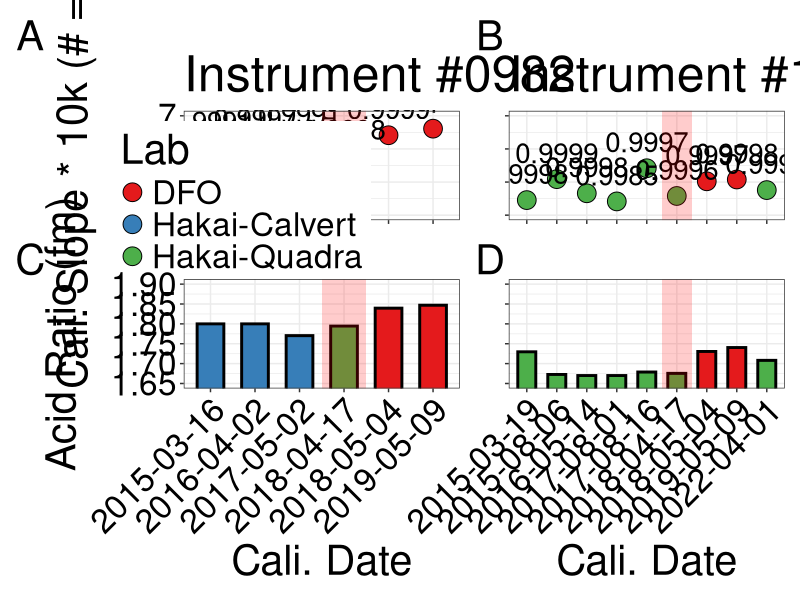

Write R code to recreate this figure. (Note: this script raises an error after producing the figure.)
## ---- chunk 1
#Load packages
library(tidyverse)
library(readxl)
library(here)
library(broom)
library(patchwork)
## ---- chunk 2
#Upload calibration sheet
cali <- read_xlsx(here("files", "cali_summary_2022-04-06.xlsx"))

#Upload Chlorophyll data for comparison between
# chl <- read_xlsx(here("files", "hakai_chl_all.xlsx"), sheet = "Hakai Data")
# 
# ss <- read_xlsx(here("files", "solid_standards.xlsx"), sheet = "Hakai Data")
# 
# blanks <- read_xlsx(here("files", "blanks.xlsx"), sheet = "Hakai Data")

## ---- chunk 3
#Reducing number of decimal places for plotting of r2
cali <- cali %>% 
  mutate_at(vars(r2), funs(round(., 4)))
## ---- chunk 4
#For Instrument 1154, applying the back-calibrating from the first DFO calibration (2018-05-04)
# chl_corrected_1154 <- chl %>% 
#   filter(filter_type == "Bulk GF/F" & flurometer_serial_no == "720001154" &
#            !is.na(calibration) & !is.na(before_acid) & !is.na(after_acid)) %>% 
#   select(date, volume, acetone_volume_ml, flurometer_serial_no:after_acid, chla) %>% 
#   mutate(chl_dfo = 0.0005026532*
#                 (1.717642/(1.717642 - 1))*
#                 (before_acid - after_acid)*
#                 (acetone_volume_ml/volume),
#          rel_diff = ((chl_dfo - chla)/chla) * 100) %>% 
#   mutate_at(vars(rel_diff), funs(round(., 2)))
# 
# #Accounting for drift in backcorrected DFO slope.
# 
# chl_corrected_1154 <- chl_corrected_1154 %>% 
#   distinct(calibration, .keep_all = TRUE) %>% 
#   filter(!as.character(calibration) == "2014-11-21" &
#          !as.character(calibration) == "2019-05-09") %>%
#   mutate(slope_dfo = 0.0005026532,
#          fm_dfo = 1.717642) %>% 
#   arrange(desc(calibration)) %>%
#   mutate(perc_slope = seq(0.015, 0.075, by = 0.015),
#          slope_dfo_corr = slope_dfo - (slope_dfo*perc_slope),
#          chl_dfo_new = slope_dfo_corr*
#            (1.717642/(1.717642 - 1))*
#            (before_acid - after_acid)*
#            (acetone_volume_ml/volume),
#          rel_diff_corr = ((chl_dfo_new - chla)/chla) * 100) %>% 
#   mutate_at(vars(rel_diff_corr), funs(round(., 2))) %>% 
#   arrange(calibration)
# 
# chl_corr1154_plot <- chl_corrected_1154 %>% 
#   select(flurometer_serial_no:calibration_slope, slope_dfo:slope_dfo_corr, 
#          rel_diff_corr) %>% 
#   add_row(flurometer_serial_no = "720001154", 
#           calibration = as.Date("2018-05-04", tz = "UTC"),
#           acid_coefficient = NA, calibration_slope = 0.0005026532,
#           slope_dfo = 0.0005026532, fm_dfo = 1.717642, perc_slope = 0, 
#           slope_dfo_corr = 0.0005026532, rel_diff_corr = 0)
## ---- chunk 5
#Back correcting 0982 concentrations using acid ratio from first DFO calibration (2018-05-04)

# chl_corrected_0982 <- chl %>% 
#   filter(filter_type == "Bulk GF/F" & flurometer_serial_no == "720000982" &
#            !is.na(calibration) & !is.na(before_acid) & !is.na(after_acid)) %>% 
#   select(date, volume, acetone_volume_ml, flurometer_serial_no:after_acid, chla) %>% 
#   mutate(chl_dfo = calibration_slope*
#                 (1.831313/(1.831313 - 1))*
#                 (before_acid - after_acid)*
#                 (acetone_volume_ml/volume),
#          rel_diff = ((chl_dfo - chla)/chla) * 100) %>% 
#   mutate_at(vars(rel_diff), funs(round(., 2)))
# 
# chl_corrected_0982 <- chl_corrected_0982 %>% 
#   distinct(calibration, .keep_all = TRUE) %>% 
#   filter(!as.character(calibration) == "2019-05-09") %>%
#   select(flurometer_serial_no:calibration_slope, 
#          rel_diff) %>% 
#   mutate(fm_dfo = 1.831313) %>%
#   mutate(acid_coefficient = case_when(acid_coefficient > 1.8 ~ 0,
#                                              TRUE ~ as.numeric
#                                              (acid_coefficient)))

#Need to figure out how to make the single value NA for plotting

## ---- chunk 6
p1 <- cali %>% 
  filter(Fluorometer == 720000982) %>% 
  ggplot(aes(factor(Date), slope*10000, fill = Lab)) +
  geom_point(size = 6, pch = 21, color = "black") +
  geom_text(aes(label = r2), vjust = - 0.8, size = 7) +
  theme_bw() +
  coord_cartesian(ylim = c(4, 7)) +
  annotate("text", x = 3.6, y = 4.7,
           label = "Pre-DFO Test calibration", size = 6, angle = 90) +
  annotate("rect", xmin = 3.5, xmax = 4.5, ymin = 3, ymax = 8, 
           alpha = 0.2, fill = "red") +
  labs(title = "Instrument #0982",
       y = bquote("Cali. Slope * 10k (# =" ~ r^2*")"),
         "Calibration Slope (# = R2)",
       x = "Cali. Date") +
  scale_fill_brewer(palette = "Set1") +
  theme(legend.position = c(0.21, 0.18),
        axis.title.x = element_blank(),
        axis.text.x = element_blank(),
        # axis.title.y = element_blank(),
        # axis.text.y = element_blank(),
        text = element_text(size = 30),
        axis.text = element_text(colour = "black")) 

p2 <- cali %>% 
  filter(Fluorometer == 720001154) %>% 
  ggplot(aes(factor(Date), slope*10000, fill = Lab)) +
  geom_point(size = 6, pch = 21, color = "black") +
  geom_text(aes(label = r2), vjust = - 0.8, size = 7) +
  scale_fill_manual(breaks = c("Hakai-Quadra", "DFO"),
                    values = c("#4DAF4A", "#E41A1C")) +
  theme_bw() +
  coord_cartesian(ylim = c(4, 7)) +
  annotate("rect", xmin = 5.5, xmax = 6.5, ymin = 3, ymax = 8, 
           alpha = 0.2, fill = "red") +
  labs(title = "Instrument #1154",
       y = bquote("Calibration Slope (# =" ~ r^2*")"),
         "Calibration Slope (# = R2)",
       x = "Cali. Date") +
  # scale_fill_brewer(palette = "Set1") +
  theme(legend.position = "none",
        axis.title.x = element_blank(),
        axis.text.x = element_blank(),
        axis.title.y = element_blank(),
        axis.text.y = element_blank(),
        text = element_text(size = 30),
        axis.text = element_text(colour = "black")) 

p3 <- cali %>% 
  filter(Fluorometer == 720000982) %>%
  ggplot(aes(factor(Date), fm, fill = Lab)) +
  geom_bar(stat = "identity", color = "Black", size = 1,
           width = 0.6) + 
  theme_bw() +
  coord_cartesian(ylim = c(1.65, 1.90)) +
  annotate("rect", xmin = 3.5, xmax = 4.5, ymin = 1, ymax = 2, 
           alpha = 0.2, fill = "red") +
  labs(y = "Acid Ratio (fm)",
       x = "Cali. Date") +
  scale_fill_brewer(palette = "Set1") +
  theme(legend.position = "none",
        text = element_text(size = 30),
        axis.text.x = element_text(angle = 45, hjust = 1),
        # axis.title.y = element_blank(),
        # axis.text.y = element_blank(),
        axis.text = element_text(colour = "black")) 

p4 <- cali %>% 
  filter(Fluorometer == 720001154) %>%
  ggplot(aes(factor(Date), fm, fill = Lab)) +
  geom_bar(stat = "identity", color = "Black", size = 1,
           width = 0.6) + 
  theme_bw() +
  coord_cartesian(ylim = c(1.65, 1.90)) +
  annotate("rect", xmin = 5.5, xmax = 6.5, ymin = 1, ymax = 2, 
           alpha = 0.2, fill = "red") +
  labs(y = "Acid Ratio (fm)",
       x = "Cali. Date") +
  scale_fill_manual(breaks = c("Hakai-Quadra", "DFO"),
                    values = c("#4DAF4A", "#E41A1C")) +
  theme(legend.position = "none",
        text = element_text(size = 30),
        axis.text.x = element_text(angle = 45, hjust = 1),
        axis.title.y = element_blank(),
        axis.text.y = element_blank(),
        axis.text = element_text(colour = "black"))
  
fig <- p1 + p2 + p3 + p4 + 
  plot_annotation(tag_levels = "A") & 
  theme(plot.tag = element_text(size = 30))

ggsave(here("figures", "slope_fm_compare_summary3.png"), 
       fig, width = 16, height = 15, dpi = 300)
## ---- chunk 7
#Trying to put both together.

p1 <- chl_corrected_0982 %>% 
  select(calibration, calibration_slope) %>% 
  pivot_longer(calibration_slope,
               names_to = "type", values_to = "slope") %>% 
  ggplot(aes(x = factor(calibration), y = slope*10000, fill = type)) +
  geom_point(size = 7, pch = 21, color = "black", stroke = 2) +
  theme_bw() +
  ylim(4, 7) +
  labs(title = "Instrument #0982",
       y = "Calibration Slope") +
  scale_fill_brewer(palette = "Set1", name = element_blank(), 
                    labels = c("Hakai", "DFO 2018 Drift Corrected (-1.5%)")) +
  theme(legend.position = "none",
        axis.title.x = element_blank(),
        axis.text.x = element_blank(),
        text = element_text(size = 30),
        axis.text = element_text(colour = "black"))

p2 <- chl_corrected_0982 %>% 
  select(calibration, acid_coefficient, fm_dfo) %>% 
  pivot_longer(c(acid_coefficient, fm_dfo),
               names_to = "type", values_to = "fm") %>% 
  ggplot(aes(x = factor(calibration), y = fm, fill = type)) +
  geom_bar(stat = "identity", position = "dodge", color = "Black", size = 1,
           width = 0.6) +
  theme_bw() +
  coord_cartesian(ylim = c(1.6, 1.9)) +
  labs(y = "Acid Ratio (fm)") +
  scale_fill_brewer(palette = "Set1", name = element_blank(), 
                    labels = c("Hakai", "DFO 2018")) +
  theme(legend.position = "none",
        axis.title.x = element_blank(),
        axis.text.x = element_blank(),
        text = element_text(size = 30),
        axis.text = element_text(colour = "black"))

p3 <- chl_corrected_0982 %>%
  mutate(pos = rel_diff > 0) %>% 
  ggplot(aes(x = factor(calibration), y = rel_diff, fill = pos)) +
  geom_col(position = "identity", colour = "black", width = 0.6, size = 1) +
  geom_hline(yintercept = 0) +
  geom_text(aes(label = rel_diff), vjust = - 0.5, size = 7) +
  scale_fill_manual(values = c("#007FFF", "#FF6347"), guide = FALSE) +
  lims(y = c(-12, 12)) +
  theme_bw() +
  labs(x = "Calibration Date",
       y = "% Diff. Chl") +
  theme(text = element_text(size = 30),
        axis.text = element_text(colour = "black"),
        axis.text.x = element_text(angle = 45, hjust = 1))

p4 <- chl_corr1154_plot %>% 
  select(calibration, calibration_slope, slope_dfo_corr) %>% 
  pivot_longer(c(calibration_slope, slope_dfo_corr),
               names_to = "type", values_to = "slope") %>% 
  ggplot(aes(x = factor(calibration), y = slope*10000, fill = type)) +
  geom_point(size = 7, pch = 21, color = "black", stroke = 2) +
  theme_bw() +
  ylim(4, 7) +
  labs(title = "Instrument #1154",
       y = "Calibration Slope") +
  scale_fill_brewer(palette = "Set1", name = element_blank(), 
                    labels = c("Hakai", "DFO 2018 Drift Corrected (-1.5%)")) +
  theme(legend.position = c(0.6, 0.9),
        legend.background = element_blank(),
        axis.title.x = element_blank(),
        axis.text.x = element_blank(),
        axis.title.y = element_blank(),
        axis.text.y = element_blank(),
        text = element_text(size = 30),
        axis.text = element_text(colour = "black"))

p5 <- chl_corr1154_plot %>% 
  select(calibration, acid_coefficient, fm_dfo) %>% 
  pivot_longer(c(acid_coefficient, fm_dfo),
               names_to = "type", values_to = "fm") %>% 
  ggplot(aes(x = factor(calibration), y = fm, fill = type)) +
  geom_bar(stat = "identity", position = "dodge", color = "Black", size = 1) +
  theme_bw() +
  coord_cartesian(ylim = c(1.6, 1.9)) +
  labs(y = "Acid Ratio (fm)") +
  scale_fill_brewer(palette = "Set1", name = element_blank(), 
                    labels = c("Hakai", "DFO 2018")) +
  theme(legend.position = c(0.85, 0.93),
        legend.background = element_blank(),
        axis.title.x = element_blank(),
        axis.text.x = element_blank(),
        axis.title.y = element_blank(),
        axis.text.y = element_blank(),
        text = element_text(size = 30),
        axis.text = element_text(colour = "black"))

p6 <- chl_corr1154_plot %>%
  mutate(pos = rel_diff_corr > 0) %>% 
  ggplot(aes(x = factor(calibration), y = rel_diff_corr, fill = pos)) +
  geom_col(position = "identity", colour = "black", width = 0.75, size = 1) +
  geom_hline(yintercept = 0) +
  geom_text(aes(label = rel_diff_corr), vjust = - 0.5, size = 7) +
  scale_fill_manual(values = c("#007FFF", "#FF6347"), guide = FALSE) +
  lims(y = c(-12, 12)) +
  theme_bw() +
  labs(x = "Calibration Date",
       y = "% Diff. Chl") +
  theme(text = element_text(size = 30),
        axis.text = element_text(colour = "black"),
        axis.title.y = element_blank(),
        axis.text.y = element_blank(),
        axis.text.x = element_text(angle = 45, hjust = 1))



fig <- p1 + p4 + p2 + p5 + p3 + p6 + plot_layout(ncol = 2) + 
  plot_annotation(tag_levels = "A") & 
  theme(plot.tag = element_text(size = 30))

ggsave(here("figures", "backcali_perc_diff_panel.png"), fig,
       width = 16, height = 17, dpi = 300)

## ---- chunk 8
#Solid standards for 1154 as a function of calibration date
ss_1154 <- ss %>% 
  filter(flurometer_serial_no == 720001154 &
           before_acid < 13500 & before_acid > 12000 &
           !as.character(calibration) == "2014-11-21")

slope_1154 <- cali_values %>% 
  filter(flu_num == 720001154 & !as.character(date) == "2018-04-17")

ss_1154_mean <- ss_1154 %>% 
  group_by(calibration) %>% 
  summarize(mean_ss = mean(before_acid))

p1 <- ggplot() +
  geom_boxplot(data = ss_1154, aes(x = factor(calibration), y = before_acid),
               fill = "blue", alpha = 0.5) +
  geom_jitter(data = ss_1154, aes(x = factor(calibration), y = before_acid),
              pch = 21, fill = "grey", size = 3) +
  geom_boxplot(aes(x = factor("2018-05-04"), y = 12246.33), 
             pch = 21, fill = "blue", alpha = 0.5) +
  geom_point(aes(x = factor("2018-05-04"), y = 12246.33), 
             pch = 21, fill = "grey", size = 3) +
  geom_point(data = slope_1154, aes(x = factor(date), y = estimate*26000000), 
             pch = 23, size = 6, color = "black", fill = "red", alpha = 0.7) +
  theme_bw() +
  scale_y_continuous(name = "Solid Standard (RFU)", limits = c(10500, 15000), 
  sec.axis = sec_axis(~./3000, name = bquote(Cali.~Slope~(k[x]~" \u00D7"~10^4)))) +
  theme(
      axis.title.y = element_text(color = "black"),
      axis.title.y.right = element_text(color = "red"),
      axis.text.y.right = element_text(color = "red"),
      axis.text.y.left = element_text(colour = "black"),
      axis.title.x = element_blank(),
        axis.text.x = element_blank(),
      text = element_text(size = 30))

p2 <- blanks %>% 
  filter(flurometer_serial_no == 720001154 & 
           date > "2015-01-01" & !as.character(calibration) == "2014-11-21") %>% 
  ggplot(aes(x = factor(calibration), y = before_acid)) +
  geom_jitter(pch = 21, fill = "grey", size = 3, alpha = 0.8) +
  geom_boxplot(fill = "blue", alpha = 0.5) +
  geom_boxplot(aes(x = factor("2018-05-04"), y = 1124.29), 
             pch = 21, fill = "blue", alpha = 0.5) + 
  geom_point(aes(x = factor("2018-05-04"), y = 1124.29), 
             pch = 21, fill = "grey", size = 3, alpha = 0.8) +
  theme_bw() +
  labs(x = "Calibration Date",
       y = "Acetone Blank (RFU)") +
  theme(text = element_text(size = 30),
        axis.text = element_text(colour = "black"),
        axis.text.x = element_text(angle = 45, hjust = 1))
  
fig <- p1/p2

ggsave(here("figures", "solid_standard_test.png"), fig,
       width = 16, height = 12, dpi = 300)

## ---- chunk 9
#Why are all of the 2020 blanks on the same day?

blanks_1154 <- blanks %>% 
  filter(flurometer_serial_no == 720001154) %>% 
  select(date, before_acid, calibration) %>% 
  group_by(date) %>%
  mutate(ba_blank_mean = mean(before_acid),
            ba_blank_sd = sd(before_acid))

blanks %>% 
  filter(flurometer_serial_no == 720001154 & 
           date > "2015-01-01" & !as.character(calibration) == "2014-11-21" &
           before_acid < 3000 & before_acid > 1000) %>% 
  ggplot(aes(x = date, y = before_acid, fill = factor(calibration))) +
  geom_point(pch = 21, color = "black", size = 2, alpha = 0.8) +
  geom_smooth(aes(group = factor(calibration)), method = "lm")
## ---- chunk 10
#While annoying, these plots are probably more instructive 

#Try merging data (left join with blanks as there is more available) and plotting so that groups are the same (probably easiest to do this with facet_wrap)

ss_1154_test <- ss_1154 %>% 
  select(date, flurometer_serial_no, calibration, before_acid) %>% 
  rename(before_acid_ss = before_acid)

blanks_test <- blanks %>%
  filter(flurometer_serial_no == 720001154) %>% 
  select(date, before_acid, calibration) %>% 
  group_by(date) %>% 
  mutate(ba_blank_mean = mean(before_acid),
            ba_blank_sd = sd(before_acid)) %>% 
  ungroup() %>% 
  distinct(ba_blank_mean, .keep_all = TRUE) %>% 
  filter(calibration > "2015-01-01")

blanks_test_2 <- blanks_test %>% 
  left_join(ss_1154_test, by = "date")
## ---- chunk 11
blanks_test_2 %>% 
  ggplot(aes(x = date, y = ba_blank_mean, fill = factor(calibration.x))) +
  geom_point(pch = 21, color = "black", size = 2, alpha = 0.8) +
  geom_smooth(method = "lm") 

## ---- chunk 12
blanks_test_2 %>% 
  ggplot(aes(x = date, y = before_acid_ss, fill = factor(calibration.x))) +
  geom_point(pch = 21, color = "black", size = 2, alpha = 0.8) +
  geom_smooth(method = "lm") 
## ---- chunk 13
startTime <- as.Date("2015-01-01")
endTime <- as.Date("2021-03-01")
startEnd <- c(startTime, endTime)

blanks_test_2 <- blanks_test_2 %>% 
  mutate(date = as.Date(date))

slope_1154 <- slope_1154 %>% 
  mutate(date = as.Date(date)) 
blanks_test_3 <- blanks_test_2 %>% 
  full_join(slope_1154)



p1 <- blanks_test_2 %>% 
  ggplot(aes(x = date, y = before_acid_ss, fill = factor(calibration.x))) +
  geom_point(pch = 21, color = "black", size = 4, alpha = 0.8) +
  geom_smooth(method = "lm") +
  geom_point(data = slope_1154, aes(x = date, y = estimate*26000000), 
             pch = 23, size = 6, color = "black", fill = "red", alpha = 0.7) +
  theme_bw() +
  labs(y = "Solid Standard (RFU)") +
  scale_x_date(limits = startEnd,
               breaks = scales::date_breaks("6 month"),
               labels = scales::date_format("%Y")) +
  scale_y_continuous(name = "Solid Standard (RFU)", limits = c(10500, 15000), 
  sec.axis = sec_axis(~./3000, name = bquote(Cali.~Slope~(k[x]~" \u00D7"~10^4)))) +
  theme(axis.title.y = element_text(color = "black"),
        axis.title.y.right = element_text(color = "red"),
        axis.text.y.right = element_text(color = "red"),
        axis.text.y.left = element_text(colour = "black"),
        axis.title.x = element_blank(),
        axis.text.x = element_blank(),
        text = element_text(size = 30),
        legend.position = "none")

p2 <- blanks_test_2 %>% 
  filter(ba_blank_mean < 3000) %>% 
  ggplot(aes(x = date, y = ba_blank_mean, fill = factor(calibration.x))) +
  geom_point(pch = 21, color = "black", size = 4, alpha = 0.8) +
  geom_smooth(method = "lm") +
  ylim(0, 3000) +
  scale_x_date(limits = startEnd,
               breaks = scales::date_breaks("12 month"),
               labels = scales::date_format("%Y")) +
  theme_bw() +
  labs(x = "Calibration Date",
       y = "Acetone Blank (RFU)",
       fill = "Calibration") +
  theme(text = element_text(size = 30),
        axis.text = element_text(colour = "black"),
        legend.position = c(0.9, 0.75))
  
fig <- p1/p2

ggsave(here("figures", "test.png"), fig,
       width = 16, height = 12, dpi = 300)
## ---- chunk 14
#Trying to look at solid standards for 0982 - inconclusive. Not much data.
ss %>% 
  filter(flurometer_serial_no == 720000982 & date < "2019-09-10") %>% 
  mutate(low = before_acid < 15000) %>% 
  ggplot(aes(x = factor(calibration), y = before_acid, fill = low)) +
  geom_boxplot() 
## ---- chunk 15
#Looking at blanks - I should make these a supplimentary figure - add calibration and after acid values.

blanks %>% 
  filter(flurometer_serial_no == 720000982 & before_acid < 1500) %>% 
  ggplot(aes(x = date, y = before_acid)) +
  geom_point()

blanks %>% 
  filter(flurometer_serial_no == 720000982 & before_acid < 1500) %>% 
  ggplot(aes(x = factor(calibration), y = before_acid)) +
  geom_boxplot()

blanks %>% 
  filter(flurometer_serial_no == 720001154 & before_acid < 5000 & 
           date > "2015-01-01") %>% 
  ggplot(aes(x = date, y = before_acid)) +
  geom_point()

blanks %>% 
  filter(flurometer_serial_no == 720001154 & 
           date > "2015-01-01") %>% 
  ggplot(aes(x = factor(calibration), y = before_acid)) +
  geom_boxplot()
## ---- chunk 16
#Trying to calculate percent change slope - Need to incorporate this to my official sheet.
cali_values_test <- cali_values %>% 
  filter(!as.character(date) == "2018-04-17") %>% 
  group_by(flu_num) %>% 
  mutate(Percentage_Change = (estimate - lag(estimate))/lag(estimate) * 100) %>%
  ungroup()
